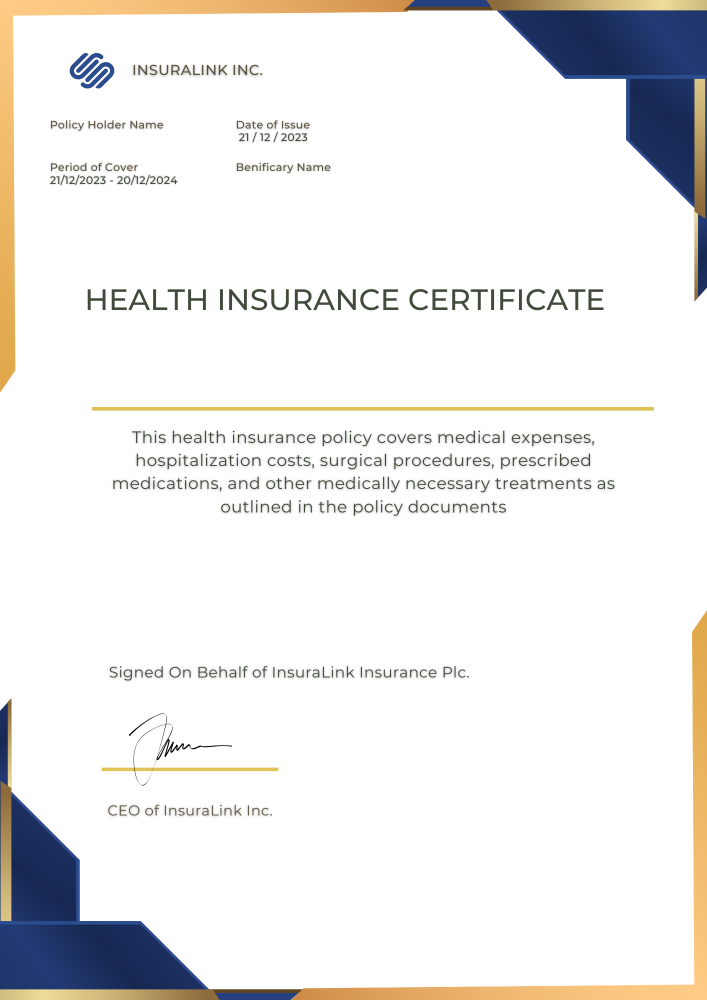
#> input picture Backend/Insurance Template.png, 1414 x 2000 px (shown at 1/2 size)
$ python Generator.py 'Insurance Template.png'
#> lines starting #> are read from the running program, lines starting #| are printed output that depends on the picture
import sys
import cv2

# Fetch the names from firebase and store it in list_names
# Change these lines according to your need
list_names = []

# Get the argument passed from JavaScript
data_to_pass_in = sys.argv[1]

# Add the passed data to list_names
list_names.append(data_to_pass_in)

for index, name in enumerate(list_names):
    template = cv2.imread("Insurance Template.png")
#> template is the input picture: shape (2000, 1414, 3); mean B, G, R 235.6, 236.3, 237.1
    # Get the size of the text
    (text_width, text_height) = cv2.getTextSize(name, 1, 6, 5)[0]

    # Calculate the center position of the text
    x = (template.shape[1] - text_width) // 2
#> x = 110
    y = 760 # y-coordinate is fixed

    # Draw the text
    cv2.putText(template, name, (x, y), cv2.FONT_HERSHEY_SIMPLEX, 3, (62, 108, 118), 10, cv2.LINE_AA)
    cv2.putText(template, name, (100, 282), cv2.FONT_HERSHEY_SIMPLEX, 0.7, (65, 75, 59), 2, cv2.LINE_AA)
    cv2.putText(template, name, (471, 366), cv2.FONT_HERSHEY_SIMPLEX, 0.7, (65, 75, 59), 2, cv2.LINE_AA)
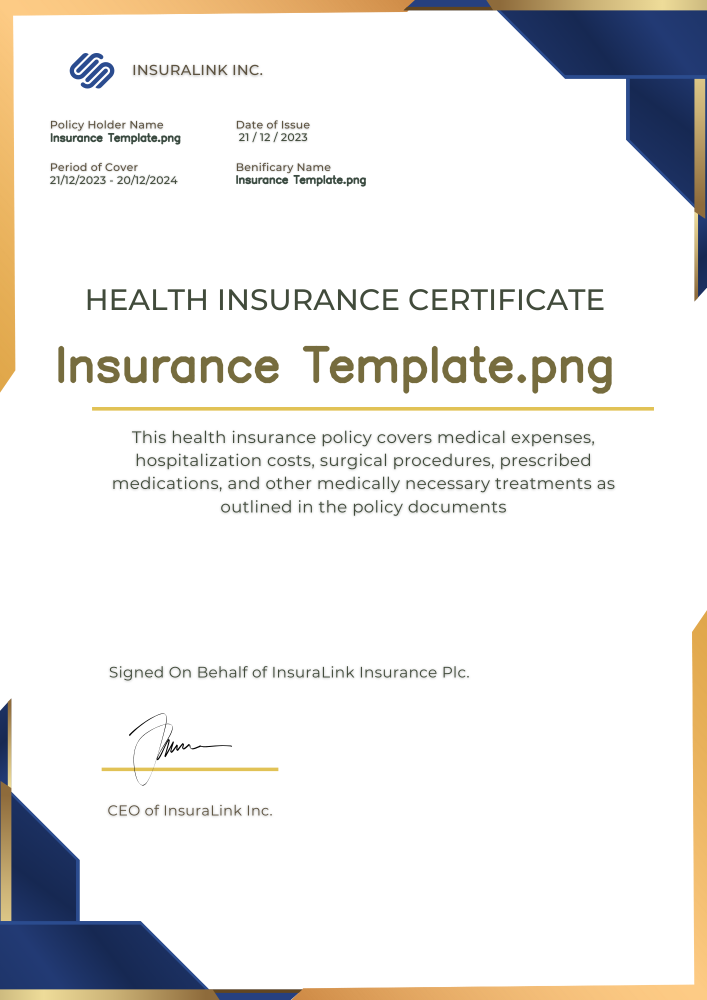
#> template: shape (2000, 1414, 3) (shown at 1/2 size); mean B, G, R 233.3, 234.5, 235.4

    cv2.imwrite("./Certificates/" + name + ".jpg", template)
    print('Processing Certificate for:', name)
